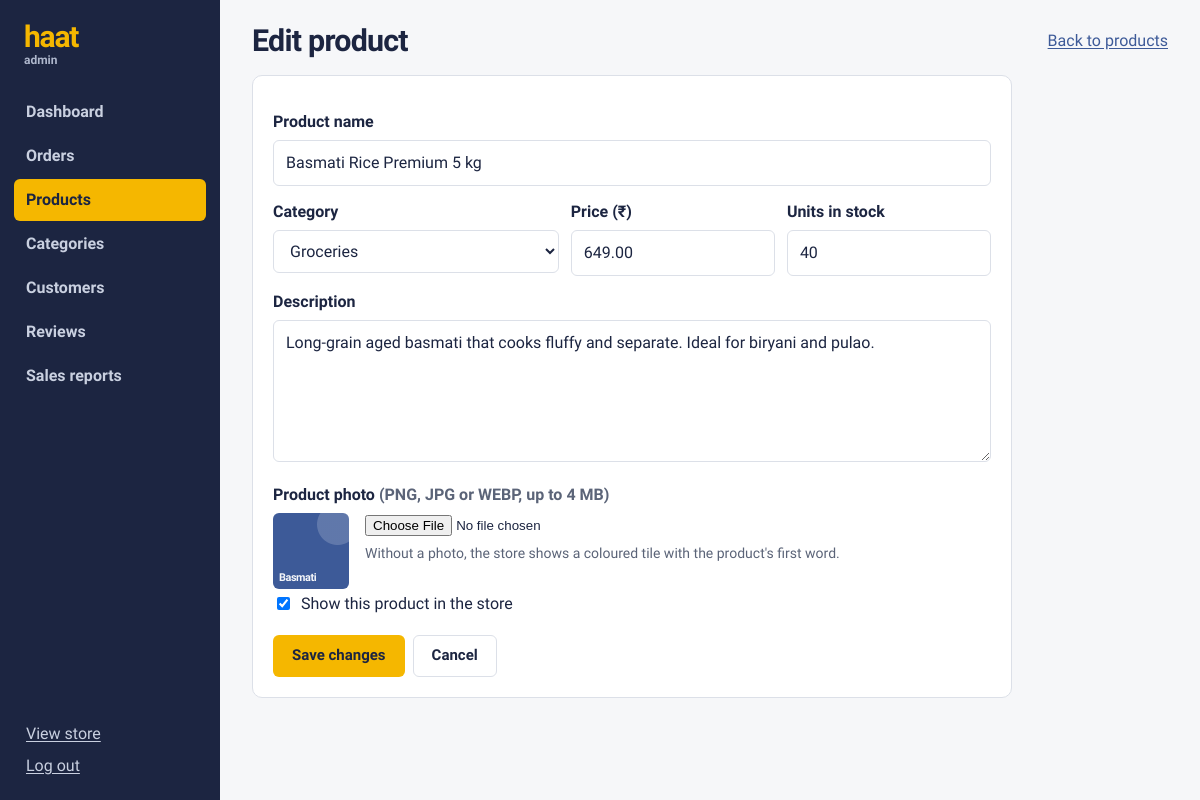
Page /admin/products/1/edit (signed in) on the committed database.
### models.py (models this page shows, shortened)
class Product(db.Model):
    __tablename__ = "products"
    product_id = db.Column(db.Integer, primary_key=True)
    name = db.Column(db.String(150), nullable=False)
    description = db.Column(db.Text)
    price = db.Column(db.Numeric(10, 2), nullable=False)
    stock = db.Column(db.Integer, nullable=False, default=0)
    category_id = db.Column(db.Integer, db.ForeignKey("categories.category_id"), nullable=False)
    image = db.Column(db.String(255))                      # file name in static/uploads
    is_active = db.Column(db.Boolean, nullable=False, default=True)
    created_at = db.Column(db.DateTime, default=now)
    reviews = db.relationship("Review", backref="product", lazy="dynamic",
                              cascade="all, delete-orphan")

### modules/admin.py (the view)
@bp.route("/products/<int:product_id>/edit", methods=["GET", "POST"])
def product_edit(product_id):
    return _product_form(db.get_or_404(Product, product_id))

### app.py (called while the page is built)
@login_manager.user_loader
def load_user(user_id):
    user = db.session.get(User, int(user_id))
    return user if user and user.is_active else None

def _csrf_token():
    if "_csrf" not in session:
        session["_csrf"] = secrets.token_hex(16)
    return session["_csrf"]

def _register_middleware(app):
    @app.before_request
    def csrf_protect():
        if request.method == "POST" and app.config.get("CSRF_ENABLED", True):
            token = request.form.get("csrf_token") or request.headers.get("X-CSRF-Token")
            if not token or token != session.get("_csrf"):
                app.logger.warning("CSRF check failed on %s", request.path)
                abort(400, description="Your session expired. Reload the page and try again.")
    @app.after_request
    def log_request(response):
        if not request.path.startswith("/static"):
            app.logger.debug("%s %s -> %s", request.method, request.path, response.status_code)
        return response

def _register_template_helpers(app):
    app.jinja_env.globals.update(csrf_token=_csrf_token, page_url=page_url, tile_colour=tile_colour)
    app.jinja_env.filters["money"] = money
    @app.context_processor
    def inject_globals():
        cart_count, wish_ids = 0, set()
        if current_user.is_authenticated:
            cart_count = (db.session.query(db.func.coalesce(db.func.sum(CartItem.quantity), 0))
                          .filter(CartItem.user_id == current_user.user_id).scalar())
            wish_ids = {w.product_id for w in
                        WishlistItem.query.filter_by(user_id=current_user.user_id)}
        return {
            "store_name": app.config["STORE_NAME"],
            "nav_categories": Category.query.order_by(Category.category_name).all(),
            "cart_count": cart_count,
            "wish_ids": wish_ids,
        }

### models.py (called while the page is built)
    @property
    def is_admin(self):
        return self.role == "admin"

    @property
    def is_active(self):
        return self.status == "active"

### modules/admin.py (called while the page is built)
@bp.before_request
@admin_required
def guard():
    return None

### utils/helpers.py (called while the page is built)
def tile_colour(category_id):
    return TILE_COLOURS[(category_id or 0) % len(TILE_COLOURS)]

def admin_required(view):
    @wraps(view)
    def wrapper(*args, **kwargs):
        if not current_user.is_authenticated:
            return current_app.login_manager.unauthorized()
        if not current_user.is_admin:
            abort(403)
        return view(*args, **kwargs)
    return wrapper

### templates/admin/product_form.html (shortened to what this page needs)
{% extends "admin/layout.html" %}
{% import "partials/macros.html" as m with context %}
{% block admin %}
<div class="admin-head"><h1>{{ 'Edit product' if product else 'Add product' }}</h1>
  <a href="{{ url_for('admin.products') }}">Back to products</a></div>
<form method="post" enctype="multipart/form-data" class="panel form admin-form">
  <label for="name">Product name</label>
  <input id="name" name="name" required maxlength="150" value="{{ form.get('name','') }}">
  <div class="three">
    <div><label for="category_id">Category</label>
      <select id="category_id" name="category_id" required>
        {% for c in categories %}<option value="{{ c.category_id }}" {{ 'selected' if form.get('category_id')|string == c.category_id|string }}>{{ c.category_name }}</option>{% endfor %}
      </select></div>
    <div><label for="price">Price (₹)</label>
      <input id="price" name="price" type="number" step="0.01" min="0.01" required value="{{ form.get('price','') }}"></div>
    <div><label for="stock">Units in stock</label>
      <input id="stock" name="stock" type="number" min="0" required value="{{ form.get('stock', 0) }}"></div>
  </div>
  <label for="description">Description</label>
  <textarea id="description" name="description" rows="5">{{ form.get('description','') }}</textarea>
  <label for="image">Product photo <span class="muted">(PNG, JPG or WEBP, up to 4 MB)</span></label>
  <div class="image-row">
    {% if product %}{{ m.tile(product, 'tile-sm') }}{% endif %}
    <div>
      <input id="image" name="image" type="file" accept=".png,.jpg,.jpeg,.webp">
      <p class="hint">Without a photo, the store shows a coloured tile with the product's first word.</p>
    </div>
  </div>
  <label class="check"><input type="checkbox" name="is_active" value="1" {{ 'checked' if form.get('is_active') }}> Show this product in the store</label>
  <div class="form-actions">
    <button class="btn btn-primary" type="submit">{{ 'Save changes' if product else 'Add product' }}</button>
    <a class="btn btn-ghost" href="{{ url_for('admin.products') }}">Cancel</a>
  </div>
</form>
{% endblock %}

### templates/partials/macros.html (shortened to what this page needs)
{% macro tile(p, cls='') -%}
{% if p.image %}
  <img class="tile {{ cls }}" src="{{ url_for('static', filename='uploads/' ~ p.image) }}" alt="{{ p.name }}" loading="lazy">
{% else %}
  <div class="tile tile-type {{ cls }}" style="--tile: {{ tile_colour(p.category_id) }}" aria-hidden="true">
    <span>{{ p.name.split()[0] }}</span>
  </div>
{% endif %}
{%- endmacro %}

### static/css/style.css (style rules this page uses)
:root { --ink: #1C2541; --ink-2: #2B375E; --marigold: #F5B700; --marigold-2: #FFD24D; --paper: #F6F7F9; --white: #FFFFFF; --line: #DCE0E8; --muted: #5B6478; --leaf: #2F7D5B; --rose: #B8323F; --sky: #3D5A98; --display: "Bricolage Grotesque", "Segoe UI", system-ui, sans-serif; --body: "Source Sans 3", "Segoe UI", system-ui, -apple-system, sans-serif; --r-sm: 6px; --r: 10px; --r-lg: 18px; }
*, *::before, *::after { box-sizing: border-box; }
html { -webkit-text-size-adjust: 100%; }
body { margin: 0; font: 400 16px/1.5 var(--body); color: var(--ink); background: var(--paper); }
a { color: var(--sky); text-underline-offset: 2px; }
h1, h2, h3, h4 { font-family: var(--display); line-height: 1.15; margin: 0 0 .5em; letter-spacing: -.01em; }
p { margin: 0 0 .8em; }
.muted { color: var(--muted); }
.btn { white-space: nowrap; display: inline-flex; align-items: center; justify-content: center; gap: 6px; min-height: 42px; padding: 0 18px; border-radius: var(--r-sm); border: 1.5px solid transparent; font: 700 15px/1 var(--body); text-decoration: none; cursor: pointer; background: var(--white); color: var(--ink); transition: background .15s, border-color .15s; }
.btn-primary { background: var(--marigold); color: var(--ink); }
.btn-ghost { border-color: var(--line); background: transparent; }
.tile { width: 100%; aspect-ratio: 1; border-radius: var(--r-sm); object-fit: cover; background: #EEF0F4; }
.tile-type { display: flex; align-items: flex-end; padding: 8%; overflow: hidden; background: var(--tile); container-type: inline-size; background-image: radial-gradient(circle at 85% 15%, rgba(255,255,255,.18) 0 22%, transparent 23%); }
.tile-type span { font: 800 17cqi/.92 var(--display); color: rgba(255,255,255,.95); letter-spacing: -.04em; overflow-wrap: normal; hyphens: none; }
.tile-sm { width: 76px; height: 76px; flex: none; }
.tile-sm.tile-type { padding: 6px; }
.radio, .check { display: flex; align-items: center; gap: 8px; padding: 3px 0; cursor: pointer; }
input[type=text], input[type=email], input[type=password], input[type=number], input[type=search], input[type=date], input:not([type]), select, textarea { width: 100%; padding: 10px 12px; border: 1.5px solid var(--line); border-radius: var(--r-sm); font: inherit; background: var(--white); color: var(--ink); }
.form label:not(.check):not(.radio):not(.pay-option) { display: block; font-weight: 600; margin: 14px 0 6px; }
.hint { font-size: .875rem; color: var(--muted); margin-top: 6px; }
.three { display: grid; grid-template-columns: 1.4fr 1fr 1fr; gap: 12px; }
.form .btn { margin-top: 16px; }
.form-actions { display: flex; gap: 8px; }
.panel { background: var(--white); border: 1px solid var(--line); border-radius: var(--r); padding: 20px; margin-bottom: 16px; }
.admin-head { display: flex; justify-content: space-between; align-items: center; gap: 16px; margin-bottom: 16px; flex-wrap: wrap; }
.admin-head h1 { font-size: 1.9rem; font-weight: 800; letter-spacing: -.025em; margin: 0; }
.admin-form { max-width: 760px; }
.image-row { display: flex; gap: 16px; align-items: flex-start; }

### rows in the picture
Product: name "Basmati Rice Premium 5 kg", price "649.00", description "Long-grain aged basmati that cooks fluffy and separate. Ideal for biryani and pulao.", name "Basmati"

### other values in the picture
{{ store_name|lower }} "haat"
{{ 'Edit product' if product else 'Add product' }} "Edit product"
{{ 'Save changes' if product else 'Add product' }} "Save changes"
form field category_id "Groceries"
